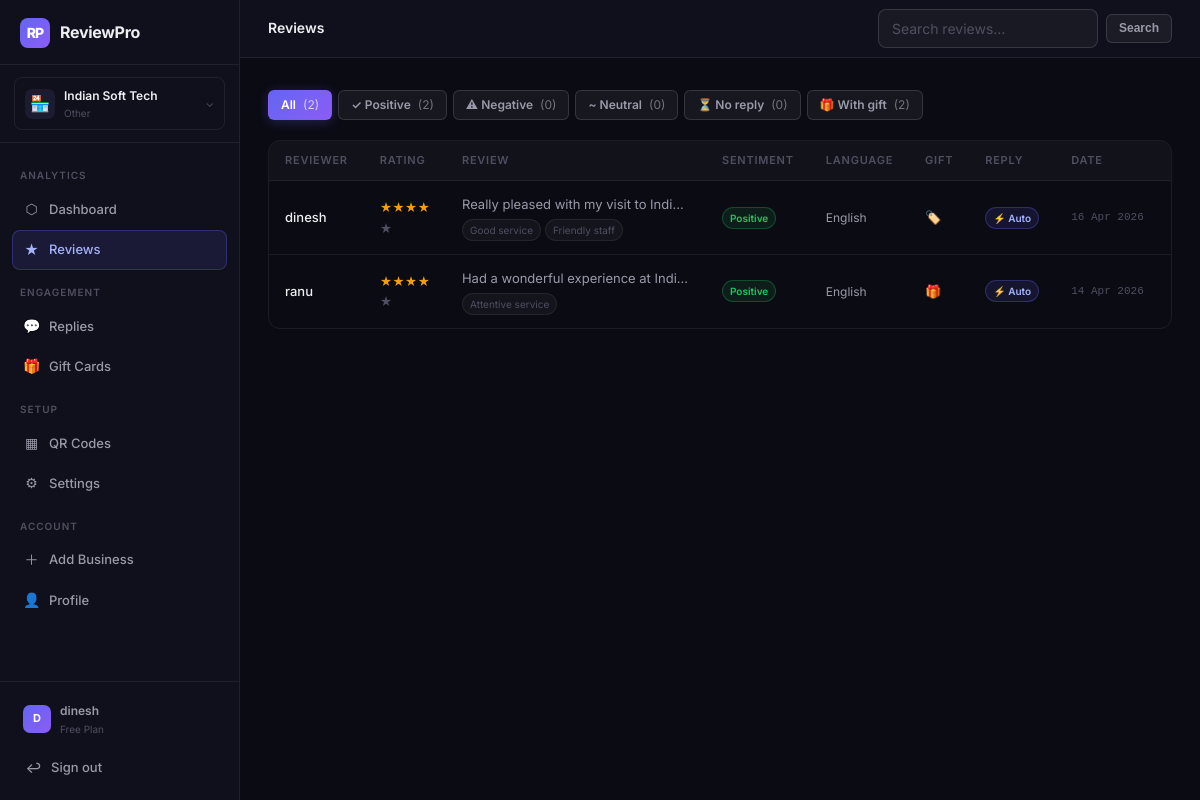
Page /dashboard/indian-soft-tech/reviews/ (signed in) on the committed database.
### businesses/models.py (models this page shows, shortened)
class Business(models.Model):
    id = models.UUIDField(primary_key=True, default=uuid.uuid4, editable=False)
    owner = models.ForeignKey(settings.AUTH_USER_MODEL, on_delete=models.CASCADE, related_name='businesses')
    name = models.CharField(max_length=200)
    slug = models.SlugField(max_length=220, unique=True, blank=True)
    category = models.CharField(max_length=50, choices=CATEGORY_CHOICES, default='Restaurant')
    address = models.CharField(max_length=300, blank=True)
    city = models.CharField(max_length=100, blank=True)
    phone = models.CharField(max_length=30, blank=True)
    email = models.EmailField(blank=True)
    website = models.URLField(blank=True)
    logo_emoji = models.CharField(max_length=10, default='🏪')
    primary_color = models.CharField(max_length=7, default='#6366f1')
    google_place_id = models.CharField(max_length=300, blank=True)
    google_access_token = models.TextField(blank=True)
    google_refresh_token = models.TextField(blank=True)
    auto_send_positive_replies = models.BooleanField(default=True)
    min_rating_for_gift = models.IntegerField(default=4)
    is_active = models.BooleanField(default=True)
    created_at = models.DateTimeField(auto_now_add=True)
    updated_at = models.DateTimeField(auto_now=True)
    class Meta:
        ordering = ['-created_at']
        verbose_name_plural = 'Businesses'

class GiftCard(models.Model):
    id = models.UUIDField(primary_key=True, default=uuid.uuid4, editable=False)
    business = models.ForeignKey(Business, on_delete=models.CASCADE, related_name='gift_cards')
    title = models.CharField(max_length=100)
    description = models.CharField(max_length=250)
    gift_type = models.CharField(max_length=20, choices=GIFT_TYPE_CHOICES)
    value = models.CharField(max_length=50, help_text='e.g. ₹180 or 20%')
    icon = models.CharField(max_length=10, default='🎁')
    color = models.CharField(max_length=20, choices=GIFT_COLOR_CHOICES, default='purple')
    is_active = models.BooleanField(default=True)
    total_issued = models.IntegerField(default=0)
    created_at = models.DateTimeField(auto_now_add=True)
    class Meta:
        ordering = ['-is_active', 'title']

### accounts/models.py (models this page shows, shortened)
class User(AbstractUser):
    id = models.UUIDField(primary_key=True, default=uuid.uuid4, editable=False)
    email = models.EmailField(unique=True)
    full_name = models.CharField(max_length=200, blank=True)
    avatar_initials = models.CharField(max_length=3, blank=True)
    plan = models.CharField(max_length=20, default='free', choices=[('free','Free'),('pro','Pro'),('enterprise','Enterprise')])
    email_verified = models.BooleanField(default=False)
    onboarding_done = models.BooleanField(default=False)
    created_at = models.DateTimeField(auto_now_add=True)
    USERNAME_FIELD = 'email'
    REQUIRED_FIELDS = ['username']
    @property
    def display_name(self):
        return self.full_name or self.email.split('@')[0]

### reviews/models.py (models this page shows, shortened)
class Review(models.Model):
    id = models.UUIDField(primary_key=True, default=uuid.uuid4, editable=False)
    business = models.ForeignKey(Business, on_delete=models.CASCADE, related_name='reviews')
    qr_code = models.ForeignKey(QRCode, on_delete=models.SET_NULL, null=True, blank=True)
    reviewer_name = models.CharField(max_length=100, blank=True)
    reviewer_email = models.CharField(max_length=200, blank=True)
    rating = models.IntegerField()
    review_text = models.TextField()
    selected_chips = models.JSONField(default=list)
    sentiment = models.CharField(max_length=20, choices=SENTIMENT_CHOICES)
    sentiment_score = models.FloatField(default=0.0)
    detected_language = models.CharField(max_length=60, default='English')
    status = models.CharField(max_length=20, choices=STATUS_CHOICES, default='pending')
    is_verified = models.BooleanField(default=False)
    posted_to_google = models.BooleanField(default=False)
    gift_issued = models.ForeignKey(GiftCard, on_delete=models.SET_NULL, null=True, blank=True)
    gift_claim_token = models.CharField(max_length=64, default=gen_token, unique=True)
    gift_claimed = models.BooleanField(default=False)
    gift_claimed_at = models.DateTimeField(null=True, blank=True)
    auto_reply_text = models.TextField(blank=True)
    reply_edited_text = models.TextField(blank=True)
    reply_approved = models.BooleanField(default=False)
    auto_reply_sent = models.BooleanField(default=False)
    auto_reply_sent_at = models.DateTimeField(null=True, blank=True)
    reply_auto_sent_reason = models.CharField(max_length=150, blank=True)
    ip_address = models.GenericIPAddressField(null=True, blank=True)
    created_at = models.DateTimeField(auto_now_add=True)
    class Meta:
        ordering = ['-created_at']
    @property
    def star_range(self):
        return range(self.rating)
    @property
    def empty_star_range(self):
        return range(5 - self.rating)

### reviews/views.py (the view)
# urls.py: path('dashboard/<slug:slug>/reviews/',   rv.reviews_list,    name='reviews_list'),
@login_required
def reviews_list(request, slug):
    business = get_object_or_404(Business, slug=slug, owner=request.user)
    qs = Review.objects.filter(business=business, is_verified=True).select_related('gift_issued')
    f = request.GET.get('f', 'all')
    q = request.GET.get('q', '').strip()
    if f == 'positive': qs = qs.filter(sentiment='positive')
    elif f == 'negative': qs = qs.filter(sentiment='negative')
    elif f == 'neutral': qs = qs.filter(sentiment='neutral')
    elif f == 'no_reply': qs = qs.filter(auto_reply_sent=False)
    elif f == 'gift': qs = qs.filter(gift_issued__isnull=False)
    if q: qs = qs.filter(Q(review_text__icontains=q)|Q(reviewer_name__icontains=q))
    paginator = Paginator(qs, 20)
    page = paginator.get_page(request.GET.get('page', 1))
    base = Review.objects.filter(business=business, is_verified=True)
    counts = {'all':base.count(),'positive':base.filter(sentiment='positive').count(),'negative':base.filter(sentiment='negative').count(),'neutral':base.filter(sentiment='neutral').count(),'no_reply':base.filter(auto_reply_sent=False).count(),'gift':base.filter(gift_issued__isnull=False).count()}
    filter_tabs = [('all','All',counts['all']),('positive','✓ Positive',counts['positive']),('negative','⚠ Negative',counts['negative']),('neutral','~ Neutral',counts['neutral']),('no_reply','⏳ No reply',counts['no_reply']),('gift','🎁 With gift',counts['gift'])]
    return render(request, 'dashboard/reviews.html', {
        'business': business, 'active': 'reviews',
        'reviews': page, 'filter': f, 'query': q,
        'filter_tabs': filter_tabs,
        'pending_reply_count': base.filter(auto_reply_sent=False).count(),
    })

### templates/dashboard/reviews.html (shortened to what this page needs)
{% extends "base.html" %}
{% load humanize %}
{% block topbar_title %}Reviews{% endblock %}
{% block topbar_actions %}
  <form method="get" style="display:flex;gap:8px;align-items:center">
    <input class="form-control" style="width:220px" name="q" value="{{ query }}" placeholder="Search reviews…">
    <button class="btn btn-secondary btn-sm" type="submit">Search</button>
  </form>
{% endblock %}
{% block content %}
<div style="display:flex;gap:6px;flex-wrap:wrap;margin-bottom:20px">
  {% for key, label, count in filter_tabs %}
  <a href="?f={{ key }}{% if query %}&q={{ query }}{% endif %}"
     class="btn btn-sm {% if filter == key %}btn-primary{% else %}btn-secondary{% endif %}">
    {{ label }} <span style="opacity:.7;font-weight:400">({{ count }})</span>
  </a>
  {% endfor %}
</div>
{% if reviews.object_list %}
<div class="table-wrap">
  <table>
    <thead>
      <tr>
        <th>Reviewer</th>
        <th>Rating</th>
        <th>Review</th>
        <th>Sentiment</th>
        <th>Language</th>
        <th>Gift</th>
        <th>Reply</th>
        <th>Date</th>
        <th></th>
      </tr>
    </thead>
    <tbody>
      {% for r in reviews %}
      <tr>
        <td class="td-main">{{ r.reviewer_name|default:"Anonymous" }}</td>
        <td>
          <span style="color:var(--amber);font-size:12px">{% for i in r.star_range %}★{% endfor %}</span>
          <span style="color:var(--text3);font-size:12px">{% for i in r.empty_star_range %}★{% endfor %}</span>
        </td>
        <td style="max-width:260px">
          <span style="display:block;overflow:hidden;text-overflow:ellipsis;white-space:nowrap;max-width:260px" title="{{ r.review_text }}">
            {{ r.review_text|truncatechars:85 }}
          </span>
          {% if r.selected_chips %}
          <div style="margin-top:4px;display:flex;gap:4px;flex-wrap:wrap">
            {% for chip in r.selected_chips|slice:":3" %}
            <span style="background:rgba(255,255,255,.04);border:1px solid var(--border);padding:2px 7px;border-radius:20px;font-size:10px;color:var(--text3)">{{ chip }}</span>
            {% endfor %}
          </div>
          {% endif %}
        </td>
        <td>
          <span class="badge badge-sm {% if r.sentiment == 'positive' %}badge-green{% elif r.sentiment == 'negative' %}badge-red{% else %}badge-amber{% endif %}">
            {{ r.get_sentiment_display }}
          </span>
        </td>
        <td style="font-size:12px;color:var(--text2)">{{ r.detected_language }}</td>
        <td>
          {% if r.gift_issued %}
          <span title="{{ r.gift_issued.title }}{% if r.gift_claimed %} · Claimed{% endif %}">
            {{ r.gift_issued.icon }}
          </span>
          {% else %}—{% endif %}
        </td>
        <td>
          {% if r.auto_reply_sent %}
            <span class="badge badge-sm {% if r.reply_auto_sent_reason %}badge-purple{% else %}badge-green{% endif %}">
              {% if r.reply_auto_sent_reason %}⚡ Auto{% else %}✓ Sent{% endif %}
            </span>
          {% else %}
            <span class="badge badge-sm badge-amber">Pending</span>
          {% endif %}
        </td>
        <td class="td-mono" style="white-space:nowrap">{{ r.created_at|date:"d M Y" }}</td>
        <td>
        </td>
      </tr>
      {% endfor %}
    </tbody>
  </table>
</div>
{% else %}
<div class="empty">
  <div class="empty-icon">★</div>
  <div class="empty-title">No reviews found</div>
  <p>{% if query %}Try a different search term{% else %}Share your QR code to start collecting reviews{% endif %}</p>
</div>
{% endif %}
{% endblock %}

### templates/base.html (shortened to what this page needs)
{% load static humanize %}<!DOCTYPE html>
<html lang="en">
<head>
<link rel="stylesheet" href="{% static 'css/app.css' %}">
</head>
<body>
<div class="page">
{% block sidebar %}
<aside class="sidebar">
  <a href="{% if business %}{% url 'biz_dashboard' slug=business.slug %}{% else %}/{% endif %}" class="sidebar-logo">
    <div class="logo-mark">RP</div>
    <span class="logo-text">ReviewPro</span>
  </a>
  {% if business %}
  <div class="sidebar-biz">
    <a href="{% url 'dashboard_home' %}" class="biz-pill" title="Switch business">
      <div class="biz-emoji-wrap">{{ business.logo_emoji }}</div>
      <div style="flex:1;overflow:hidden">
        <div class="biz-title">{{ business.name }}</div>
        <div class="biz-category">{{ business.category }}</div>
      </div>
      <span style="color:var(--text3);font-size:11px">⌄</span>
    </a>
  </div>
  {% endif %}
  <nav class="sidebar-nav">
    {% if business %}
    <div class="nav-label">Analytics</div>
    <a href="{% url 'biz_dashboard' slug=business.slug %}" class="nav-item {% if active == 'dashboard' %}active{% endif %}">
      <span class="ni-icon">⬡</span> Dashboard
    </a>
    <a href="{% url 'reviews_list' slug=business.slug %}" class="nav-item {% if active == 'reviews' %}active{% endif %}">
      <span class="ni-icon">★</span> Reviews
    </a>
    <div class="nav-label">Engagement</div>
    <a href="{% url 'replies_list' slug=business.slug %}" class="nav-item {% if active == 'replies' %}active{% endif %}">
      <span class="ni-icon">💬</span> Replies
    </a>
    <a href="{% url 'gifts_page' slug=business.slug %}" class="nav-item {% if active == 'gifts' %}active{% endif %}">
      <span class="ni-icon">🎁</span> Gift Cards
    </a>
    <div class="nav-label">Setup</div>
    <a href="{% url 'qrcodes_page' slug=business.slug %}" class="nav-item {% if active == 'qrcodes' %}active{% endif %}">
      <span class="ni-icon">▦</span> QR Codes
    </a>
    <a href="{% url 'settings_page' slug=business.slug %}" class="nav-item {% if active == 'settings' %}active{% endif %}">
      <span class="ni-icon">⚙</span> Settings
    </a>
    {% endif %}
    <div class="nav-label">Account</div>
    <a href="{% url 'business_new' %}" class="nav-item">
      <span class="ni-icon">＋</span> Add Business
    </a>
    <a href="{% url 'profile' %}" class="nav-item">
      <span class="ni-icon">👤</span> Profile
    </a>
  </nav>
  <div class="sidebar-bottom">
    <a href="{% url 'profile' %}" class="user-pill">
      <div class="u-avatar">{{ user.avatar_initials|default:user.email.0|upper }}</div>
      <div style="flex:1;overflow:hidden">
        <div class="u-name">{{ user.display_name }}</div>
        <div class="u-plan">{{ user.plan }} plan</div>
      </div>
    </a>
    <a href="{% url 'logout' %}" class="nav-item" style="margin-top:4px">
      <span class="ni-icon">↩</span> Sign out
    </a>
  </div>
</aside>
{% endblock %}
<div class="main">
  {% block topbar %}
  <header class="topbar">
    <div style="font-size:14px;font-weight:600;flex:1">{% block topbar_title %}{% endblock %}</div>
    <div style="display:flex;align-items:center;gap:8px">
      {% block topbar_actions %}{% endblock %}
    </div>
  </header>
  {% endblock %}
  <div class="content">
    <div class="content-inner">
      {% block content %}{% endblock %}
    </div>
  </div>
</div>
</div>
</body>
</html>

### rows in the picture
Business: logo_emoji "🏪", name "Indian Soft Tech", category "Other"
User: avatar_initials "D", display_name "dinesh", plan "Free"
Review: reviewer_name "dinesh", rating 4 (drawn), review_text "Really pleased with my visit to Indi…", selected_chips "Good service" "Friendly staff", sentiment "Positive", detected_language "English", gift_issued.icon "🏷️", auto_reply_sent "⚡ Auto", created_at "16 Apr 2026"
Review: reviewer_name "ranu", rating 4 (drawn), review_text "Had a wonderful experience at Indi…", selected_chips "Attentive service", sentiment "Positive", detected_language "English", gift_issued.icon "🎁", auto_reply_sent "⚡ Auto", created_at "14 Apr 2026"

### other values in the picture
{{ label }} "All" "✓ Positive" "⚠ Negative" "~ Neutral" "⏳ No reply" "🎁 With gift"
{{ count }} "2" "2" "0" "0" "0" "2"
